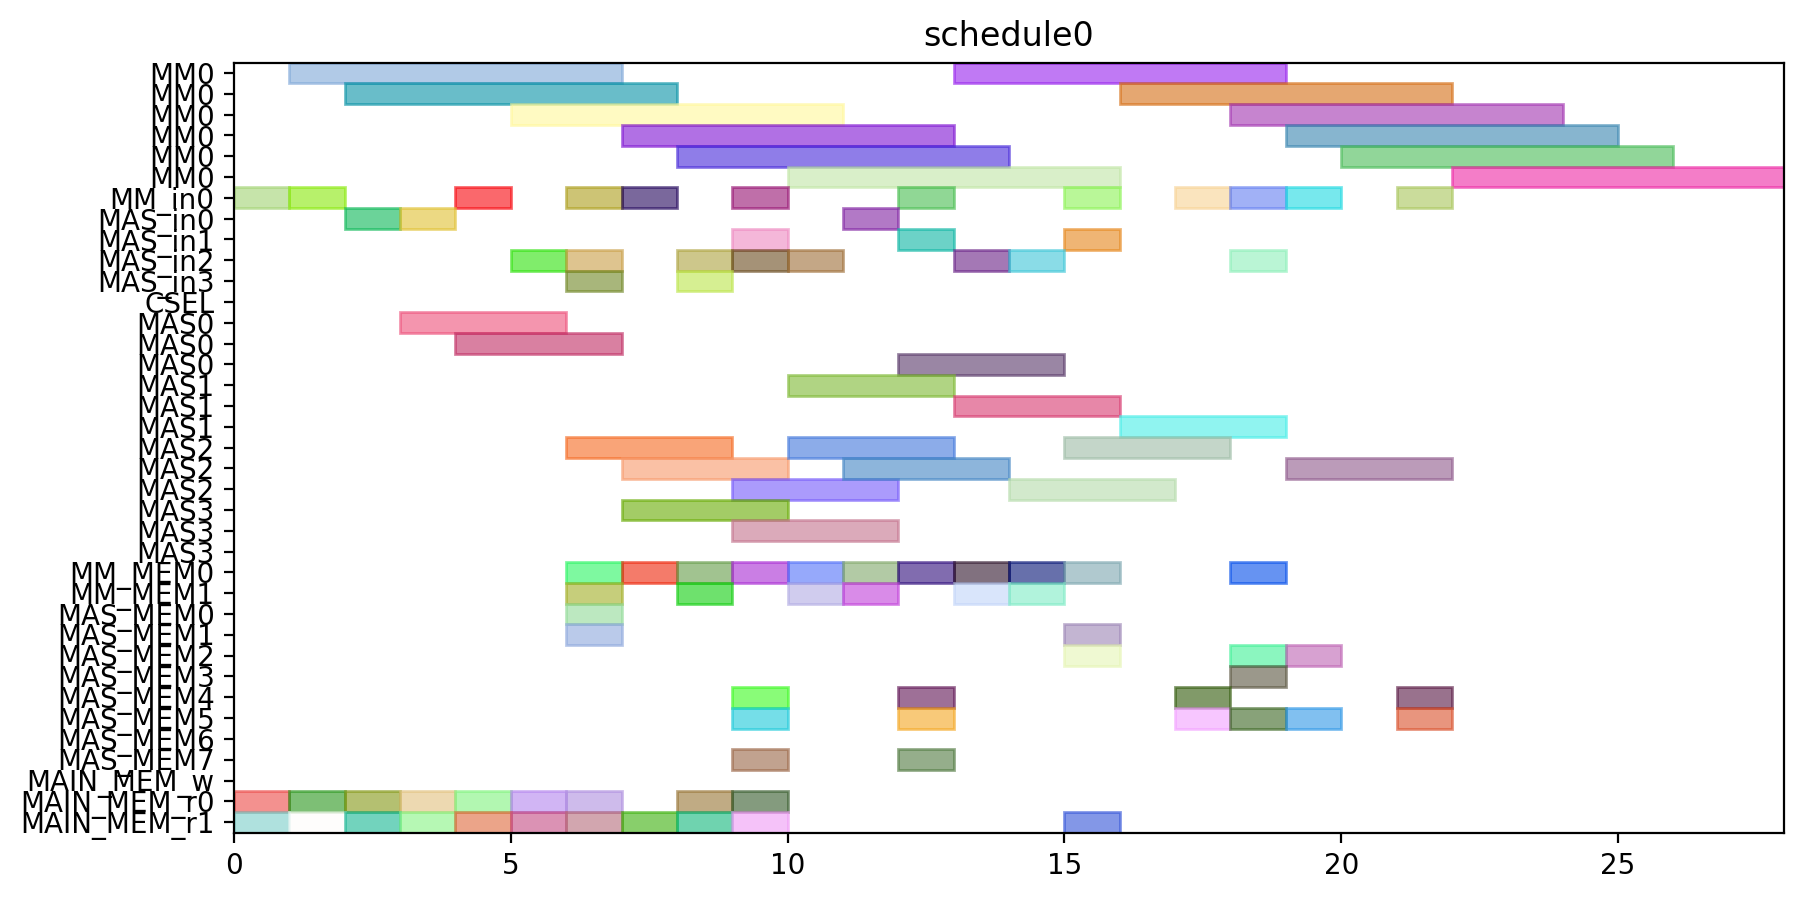

The Python source for this figure:
from pyschedule import Scenario, solvers, plotters, alt


def solve():
	horizon = 120
	S = Scenario("schedule0", horizon=horizon)

	# resource
	MM = S.Resources('MM', num=1, size=6)
	MM_in = S.Resources('MM_in', num=1)
	MAS_in = S.Resources('MAS_in', num=4)
	CSEL = S.Resource('CSEL')
	MAS = S.Resources('MAS', num=4, size=3, periods=range(1, horizon))
	MM_MEM = S.Resources('MM_MEM', num=2)
	MAS_MEM = S.Resources('MAS_MEM', num=8)
	MAIN_MEM_w = S.Resource('MAIN_MEM_w', size=1)
	MAIN_MEM_r = S.Resources('MAIN_MEM_r', num=2)

	# result of previous scheduling

	# new tasks
	t0 = S.Task('t0', length=6, delay_cost=1)
	t0 += alt(MM)
	t0_in = S.Task('t0_in', length=1, delay_cost=1)
	t0_in += alt(MM_in)
	S += t0_in*MM_in[0]<=t0*MM[0]
	t0_mem0 = S.Task('t0_mem0', length=1, delay_cost=1)
	t0_mem0 += MAIN_MEM_r[0]
	S += t0_mem0 <= t0

	t0_mem1 = S.Task('t0_mem1', length=1, delay_cost=1)
	t0_mem1 += MAIN_MEM_r[1]
	S += t0_mem1 <= t0

	t1 = S.Task('t1', length=6, delay_cost=1)
	t1 += alt(MM)
	t1_in = S.Task('t1_in', length=1, delay_cost=1)
	t1_in += alt(MM_in)
	S += t1_in*MM_in[0]<=t1*MM[0]
	t1_mem0 = S.Task('t1_mem0', length=1, delay_cost=1)
	t1_mem0 += MAIN_MEM_r[0]
	S += t1_mem0 <= t1

	t1_mem1 = S.Task('t1_mem1', length=1, delay_cost=1)
	t1_mem1 += MAIN_MEM_r[1]
	S += t1_mem1 <= t1

	t2 = S.Task('t2', length=6, delay_cost=1)
	t2 += alt(MM)
	t2_in = S.Task('t2_in', length=1, delay_cost=1)
	t2_in += alt(MM_in)
	S += t2_in*MM_in[0]<=t2*MM[0]
	t2_mem0 = S.Task('t2_mem0', length=1, delay_cost=1)
	t2_mem0 += MAIN_MEM_r[0]
	S += t2_mem0 <= t2

	t2_mem1 = S.Task('t2_mem1', length=1, delay_cost=1)
	t2_mem1 += MAIN_MEM_r[1]
	S += t2_mem1 <= t2

	t3 = S.Task('t3', length=3, delay_cost=1)
	t3 += alt(MAS)
	t3_in = S.Task('t3_in', length=1, delay_cost=1)
	t3_in += alt(MAS_in)
	S += t3_in*MAS_in[0]<=t3*MAS[0]

	S += t3_in*MAS_in[1]<=t3*MAS[1]

	S += t3_in*MAS_in[2]<=t3*MAS[2]

	S += t3_in*MAS_in[3]<=t3*MAS[3]

	t3_mem0 = S.Task('t3_mem0', length=1, delay_cost=1)
	t3_mem0 += MAIN_MEM_r[0]
	S += t3_mem0 <= t3

	t3_mem1 = S.Task('t3_mem1', length=1, delay_cost=1)
	t3_mem1 += MAIN_MEM_r[1]
	S += t3_mem1 <= t3

	t4 = S.Task('t4', length=3, delay_cost=1)
	t4 += alt(MAS)
	t4_in = S.Task('t4_in', length=1, delay_cost=1)
	t4_in += alt(MAS_in)
	S += t4_in*MAS_in[0]<=t4*MAS[0]

	S += t4_in*MAS_in[1]<=t4*MAS[1]

	S += t4_in*MAS_in[2]<=t4*MAS[2]

	S += t4_in*MAS_in[3]<=t4*MAS[3]

	t4_mem0 = S.Task('t4_mem0', length=1, delay_cost=1)
	t4_mem0 += MAIN_MEM_r[0]
	S += t4_mem0 <= t4

	t4_mem1 = S.Task('t4_mem1', length=1, delay_cost=1)
	t4_mem1 += MAIN_MEM_r[1]
	S += t4_mem1 <= t4

	t8 = S.Task('t8', length=3, delay_cost=1)
	t8 += alt(MAS)
	t8_in = S.Task('t8_in', length=1, delay_cost=1)
	t8_in += alt(MAS_in)
	S += t8_in*MAS_in[0]<=t8*MAS[0]

	S += t8_in*MAS_in[1]<=t8*MAS[1]

	S += t8_in*MAS_in[2]<=t8*MAS[2]

	S += t8_in*MAS_in[3]<=t8*MAS[3]

	t8_mem0 = S.Task('t8_mem0', length=1, delay_cost=1)
	t8_mem0 += MAIN_MEM_r[0]
	S += t8_mem0 <= t8

	t8_mem1 = S.Task('t8_mem1', length=1, delay_cost=1)
	t8_mem1 += MAIN_MEM_r[1]
	S += t8_mem1 <= t8

	t9 = S.Task('t9', length=3, delay_cost=1)
	t9 += alt(MAS)
	t9_in = S.Task('t9_in', length=1, delay_cost=1)
	t9_in += alt(MAS_in)
	S += t9_in*MAS_in[0]<=t9*MAS[0]

	S += t9_in*MAS_in[1]<=t9*MAS[1]

	S += t9_in*MAS_in[2]<=t9*MAS[2]

	S += t9_in*MAS_in[3]<=t9*MAS[3]

	t9_mem0 = S.Task('t9_mem0', length=1, delay_cost=1)
	t9_mem0 += MAIN_MEM_r[0]
	S += t9_mem0 <= t9

	t9_mem1 = S.Task('t9_mem1', length=1, delay_cost=1)
	t9_mem1 += MAIN_MEM_r[1]
	S += t9_mem1 <= t9

	t13 = S.Task('t13', length=3, delay_cost=1)
	t13 += alt(MAS)
	t13_in = S.Task('t13_in', length=1, delay_cost=1)
	t13_in += alt(MAS_in)
	S += t13_in*MAS_in[0]<=t13*MAS[0]

	S += t13_in*MAS_in[1]<=t13*MAS[1]

	S += t13_in*MAS_in[2]<=t13*MAS[2]

	S += t13_in*MAS_in[3]<=t13*MAS[3]

	t13_mem0 = S.Task('t13_mem0', length=1, delay_cost=1)
	t13_mem0 += MAIN_MEM_r[0]
	S += t13_mem0 <= t13

	t13_mem1 = S.Task('t13_mem1', length=1, delay_cost=1)
	t13_mem1 += MAIN_MEM_r[1]
	S += t13_mem1 <= t13

	t14 = S.Task('t14', length=3, delay_cost=1)
	t14 += alt(MAS)
	t14_in = S.Task('t14_in', length=1, delay_cost=1)
	t14_in += alt(MAS_in)
	S += t14_in*MAS_in[0]<=t14*MAS[0]

	S += t14_in*MAS_in[1]<=t14*MAS[1]

	S += t14_in*MAS_in[2]<=t14*MAS[2]

	S += t14_in*MAS_in[3]<=t14*MAS[3]

	t14_mem0 = S.Task('t14_mem0', length=1, delay_cost=1)
	t14_mem0 += MAIN_MEM_r[0]
	S += t14_mem0 <= t14

	t14_mem1 = S.Task('t14_mem1', length=1, delay_cost=1)
	t14_mem1 += MAIN_MEM_r[1]
	S += t14_mem1 <= t14

	t5 = S.Task('t5', length=6, delay_cost=1)
	t5 += alt(MM)
	t5_in = S.Task('t5_in', length=1, delay_cost=1)
	t5_in += alt(MM_in)
	S += t5_in*MM_in[0]<=t5*MM[0]
	t5_mem0 = S.Task('t5_mem0', length=1, delay_cost=1)
	t5_mem0 += alt(MAS_MEM)
	S += (t3*MAS[0])-1 < t5_mem0*MAS_MEM[0]
	S += (t3*MAS[1])-1 < t5_mem0*MAS_MEM[2]
	S += (t3*MAS[2])-1 < t5_mem0*MAS_MEM[4]
	S += (t3*MAS[3])-1 < t5_mem0*MAS_MEM[6]
	S += t5_mem0 <= t5

	t5_mem1 = S.Task('t5_mem1', length=1, delay_cost=1)
	t5_mem1 += alt(MAS_MEM)
	S += (t4*MAS[0])-1 < t5_mem1*MAS_MEM[1]
	S += (t4*MAS[1])-1 < t5_mem1*MAS_MEM[3]
	S += (t4*MAS[2])-1 < t5_mem1*MAS_MEM[5]
	S += (t4*MAS[3])-1 < t5_mem1*MAS_MEM[7]
	S += t5_mem1 <= t5

	t6 = S.Task('t6', length=3, delay_cost=1)
	t6 += alt(MAS)
	t6_in = S.Task('t6_in', length=1, delay_cost=1)
	t6_in += alt(MAS_in)
	S += t6_in*MAS_in[0]<=t6*MAS[0]

	S += t6_in*MAS_in[1]<=t6*MAS[1]

	S += t6_in*MAS_in[2]<=t6*MAS[2]

	S += t6_in*MAS_in[3]<=t6*MAS[3]

	t6_mem0 = S.Task('t6_mem0', length=1, delay_cost=1)
	t6_mem0 += alt(MM_MEM)
	S += (t0*MM[0])-1 < t6_mem0*MM_MEM[0]
	S += t6_mem0 <= t6

	t6_mem1 = S.Task('t6_mem1', length=1, delay_cost=1)
	t6_mem1 += alt(MM_MEM)
	S += (t1*MM[0])-1 < t6_mem1*MM_MEM[1]
	S += t6_mem1 <= t6

	t10 = S.Task('t10', length=6, delay_cost=1)
	t10 += alt(MM)
	t10_in = S.Task('t10_in', length=1, delay_cost=1)
	t10_in += alt(MM_in)
	S += t10_in*MM_in[0]<=t10*MM[0]
	t10_mem0 = S.Task('t10_mem0', length=1, delay_cost=1)
	t10_mem0 += alt(MAS_MEM)
	S += (t8*MAS[0])-1 < t10_mem0*MAS_MEM[0]
	S += (t8*MAS[1])-1 < t10_mem0*MAS_MEM[2]
	S += (t8*MAS[2])-1 < t10_mem0*MAS_MEM[4]
	S += (t8*MAS[3])-1 < t10_mem0*MAS_MEM[6]
	S += t10_mem0 <= t10

	t10_mem1 = S.Task('t10_mem1', length=1, delay_cost=1)
	t10_mem1 += alt(MAS_MEM)
	S += (t9*MAS[0])-1 < t10_mem1*MAS_MEM[1]
	S += (t9*MAS[1])-1 < t10_mem1*MAS_MEM[3]
	S += (t9*MAS[2])-1 < t10_mem1*MAS_MEM[5]
	S += (t9*MAS[3])-1 < t10_mem1*MAS_MEM[7]
	S += t10_mem1 <= t10

	t11 = S.Task('t11', length=3, delay_cost=1)
	t11 += alt(MAS)
	t11_in = S.Task('t11_in', length=1, delay_cost=1)
	t11_in += alt(MAS_in)
	S += t11_in*MAS_in[0]<=t11*MAS[0]

	S += t11_in*MAS_in[1]<=t11*MAS[1]

	S += t11_in*MAS_in[2]<=t11*MAS[2]

	S += t11_in*MAS_in[3]<=t11*MAS[3]

	t11_mem0 = S.Task('t11_mem0', length=1, delay_cost=1)
	t11_mem0 += alt(MM_MEM)
	S += (t1*MM[0])-1 < t11_mem0*MM_MEM[0]
	S += t11_mem0 <= t11

	t11_mem1 = S.Task('t11_mem1', length=1, delay_cost=1)
	t11_mem1 += alt(MM_MEM)
	S += (t2*MM[0])-1 < t11_mem1*MM_MEM[1]
	S += t11_mem1 <= t11

	t15 = S.Task('t15', length=6, delay_cost=1)
	t15 += alt(MM)
	t15_in = S.Task('t15_in', length=1, delay_cost=1)
	t15_in += alt(MM_in)
	S += t15_in*MM_in[0]<=t15*MM[0]
	t15_mem0 = S.Task('t15_mem0', length=1, delay_cost=1)
	t15_mem0 += alt(MAS_MEM)
	S += (t13*MAS[0])-1 < t15_mem0*MAS_MEM[0]
	S += (t13*MAS[1])-1 < t15_mem0*MAS_MEM[2]
	S += (t13*MAS[2])-1 < t15_mem0*MAS_MEM[4]
	S += (t13*MAS[3])-1 < t15_mem0*MAS_MEM[6]
	S += t15_mem0 <= t15

	t15_mem1 = S.Task('t15_mem1', length=1, delay_cost=1)
	t15_mem1 += alt(MAS_MEM)
	S += (t14*MAS[0])-1 < t15_mem1*MAS_MEM[1]
	S += (t14*MAS[1])-1 < t15_mem1*MAS_MEM[3]
	S += (t14*MAS[2])-1 < t15_mem1*MAS_MEM[5]
	S += (t14*MAS[3])-1 < t15_mem1*MAS_MEM[7]
	S += t15_mem1 <= t15

	t16 = S.Task('t16', length=3, delay_cost=1)
	t16 += alt(MAS)
	t16_in = S.Task('t16_in', length=1, delay_cost=1)
	t16_in += alt(MAS_in)
	S += t16_in*MAS_in[0]<=t16*MAS[0]

	S += t16_in*MAS_in[1]<=t16*MAS[1]

	S += t16_in*MAS_in[2]<=t16*MAS[2]

	S += t16_in*MAS_in[3]<=t16*MAS[3]

	t16_mem0 = S.Task('t16_mem0', length=1, delay_cost=1)
	t16_mem0 += alt(MM_MEM)
	S += (t0*MM[0])-1 < t16_mem0*MM_MEM[0]
	S += t16_mem0 <= t16

	t16_mem1 = S.Task('t16_mem1', length=1, delay_cost=1)
	t16_mem1 += alt(MM_MEM)
	S += (t2*MM[0])-1 < t16_mem1*MM_MEM[1]
	S += t16_mem1 <= t16

	t18 = S.Task('t18', length=3, delay_cost=1)
	t18 += alt(MAS)
	t18_in = S.Task('t18_in', length=1, delay_cost=1)
	t18_in += alt(MAS_in)
	S += t18_in*MAS_in[0]<=t18*MAS[0]

	S += t18_in*MAS_in[1]<=t18*MAS[1]

	S += t18_in*MAS_in[2]<=t18*MAS[2]

	S += t18_in*MAS_in[3]<=t18*MAS[3]

	t18_mem0 = S.Task('t18_mem0', length=1, delay_cost=1)
	t18_mem0 += alt(MM_MEM)
	S += (t0*MM[0])-1 < t18_mem0*MM_MEM[0]
	S += t18_mem0 <= t18

	t18_mem1 = S.Task('t18_mem1', length=1, delay_cost=1)
	t18_mem1 += alt(MM_MEM)
	S += (t0*MM[0])-1 < t18_mem1*MM_MEM[1]
	S += t18_mem1 <= t18

	t20 = S.Task('t20', length=6, delay_cost=1)
	t20 += alt(MM)
	t20_in = S.Task('t20_in', length=1, delay_cost=1)
	t20_in += alt(MM_in)
	S += t20_in*MM_in[0]<=t20*MM[0]
	t20_mem0 = S.Task('t20_mem0', length=1, delay_cost=1)
	t20_mem0 += alt(MM_MEM)
	S += (t2*MM[0])-1 < t20_mem0*MM_MEM[0]
	S += t20_mem0 <= t20

	t20_mem1 = S.Task('t20_mem1', length=1, delay_cost=1)
	t20_mem1 += MAIN_MEM_r[1]
	S += t20_mem1 <= t20

	t7 = S.Task('t7', length=3, delay_cost=1)
	t7 += alt(MAS)
	t7_in = S.Task('t7_in', length=1, delay_cost=1)
	t7_in += alt(MAS_in)
	S += t7_in*MAS_in[0]<=t7*MAS[0]

	S += t7_in*MAS_in[1]<=t7*MAS[1]

	S += t7_in*MAS_in[2]<=t7*MAS[2]

	S += t7_in*MAS_in[3]<=t7*MAS[3]

	t7_mem0 = S.Task('t7_mem0', length=1, delay_cost=1)
	t7_mem0 += alt(MM_MEM)
	S += (t5*MM[0])-1 < t7_mem0*MM_MEM[0]
	S += t7_mem0 <= t7

	t7_mem1 = S.Task('t7_mem1', length=1, delay_cost=1)
	t7_mem1 += alt(MAS_MEM)
	S += (t6*MAS[0])-1 < t7_mem1*MAS_MEM[1]
	S += (t6*MAS[1])-1 < t7_mem1*MAS_MEM[3]
	S += (t6*MAS[2])-1 < t7_mem1*MAS_MEM[5]
	S += (t6*MAS[3])-1 < t7_mem1*MAS_MEM[7]
	S += t7_mem1 <= t7

	t12 = S.Task('t12', length=3, delay_cost=1)
	t12 += alt(MAS)
	t12_in = S.Task('t12_in', length=1, delay_cost=1)
	t12_in += alt(MAS_in)
	S += t12_in*MAS_in[0]<=t12*MAS[0]

	S += t12_in*MAS_in[1]<=t12*MAS[1]

	S += t12_in*MAS_in[2]<=t12*MAS[2]

	S += t12_in*MAS_in[3]<=t12*MAS[3]

	t12_mem0 = S.Task('t12_mem0', length=1, delay_cost=1)
	t12_mem0 += alt(MM_MEM)
	S += (t10*MM[0])-1 < t12_mem0*MM_MEM[0]
	S += t12_mem0 <= t12

	t12_mem1 = S.Task('t12_mem1', length=1, delay_cost=1)
	t12_mem1 += alt(MAS_MEM)
	S += (t11*MAS[0])-1 < t12_mem1*MAS_MEM[1]
	S += (t11*MAS[1])-1 < t12_mem1*MAS_MEM[3]
	S += (t11*MAS[2])-1 < t12_mem1*MAS_MEM[5]
	S += (t11*MAS[3])-1 < t12_mem1*MAS_MEM[7]
	S += t12_mem1 <= t12

	t17 = S.Task('t17', length=3, delay_cost=1)
	t17 += alt(MAS)
	t17_in = S.Task('t17_in', length=1, delay_cost=1)
	t17_in += alt(MAS_in)
	S += t17_in*MAS_in[0]<=t17*MAS[0]

	S += t17_in*MAS_in[1]<=t17*MAS[1]

	S += t17_in*MAS_in[2]<=t17*MAS[2]

	S += t17_in*MAS_in[3]<=t17*MAS[3]

	t17_mem0 = S.Task('t17_mem0', length=1, delay_cost=1)
	t17_mem0 += alt(MM_MEM)
	S += (t15*MM[0])-1 < t17_mem0*MM_MEM[0]
	S += t17_mem0 <= t17

	t17_mem1 = S.Task('t17_mem1', length=1, delay_cost=1)
	t17_mem1 += alt(MAS_MEM)
	S += (t16*MAS[0])-1 < t17_mem1*MAS_MEM[1]
	S += (t16*MAS[1])-1 < t17_mem1*MAS_MEM[3]
	S += (t16*MAS[2])-1 < t17_mem1*MAS_MEM[5]
	S += (t16*MAS[3])-1 < t17_mem1*MAS_MEM[7]
	S += t17_mem1 <= t17

	t19 = S.Task('t19', length=3, delay_cost=1)
	t19 += alt(MAS)
	t19_in = S.Task('t19_in', length=1, delay_cost=1)
	t19_in += alt(MAS_in)
	S += t19_in*MAS_in[0]<=t19*MAS[0]

	S += t19_in*MAS_in[1]<=t19*MAS[1]

	S += t19_in*MAS_in[2]<=t19*MAS[2]

	S += t19_in*MAS_in[3]<=t19*MAS[3]

	t19_mem0 = S.Task('t19_mem0', length=1, delay_cost=1)
	t19_mem0 += alt(MM_MEM)
	S += (t0*MM[0])-1 < t19_mem0*MM_MEM[0]
	S += t19_mem0 <= t19

	t19_mem1 = S.Task('t19_mem1', length=1, delay_cost=1)
	t19_mem1 += alt(MAS_MEM)
	S += (t18*MAS[0])-1 < t19_mem1*MAS_MEM[1]
	S += (t18*MAS[1])-1 < t19_mem1*MAS_MEM[3]
	S += (t18*MAS[2])-1 < t19_mem1*MAS_MEM[5]
	S += (t18*MAS[3])-1 < t19_mem1*MAS_MEM[7]
	S += t19_mem1 <= t19

	t21 = S.Task('t21', length=3, delay_cost=1)
	t21 += alt(MAS)
	t21_in = S.Task('t21_in', length=1, delay_cost=1)
	t21_in += alt(MAS_in)
	S += t21_in*MAS_in[0]<=t21*MAS[0]

	S += t21_in*MAS_in[1]<=t21*MAS[1]

	S += t21_in*MAS_in[2]<=t21*MAS[2]

	S += t21_in*MAS_in[3]<=t21*MAS[3]

	t21_mem0 = S.Task('t21_mem0', length=1, delay_cost=1)
	t21_mem0 += alt(MM_MEM)
	S += (t1*MM[0])-1 < t21_mem0*MM_MEM[0]
	S += t21_mem0 <= t21

	t21_mem1 = S.Task('t21_mem1', length=1, delay_cost=1)
	t21_mem1 += alt(MM_MEM)
	S += (t20*MM[0])-1 < t21_mem1*MM_MEM[1]
	S += t21_mem1 <= t21

	t22 = S.Task('t22', length=3, delay_cost=1)
	t22 += alt(MAS)
	t22_in = S.Task('t22_in', length=1, delay_cost=1)
	t22_in += alt(MAS_in)
	S += t22_in*MAS_in[0]<=t22*MAS[0]

	S += t22_in*MAS_in[1]<=t22*MAS[1]

	S += t22_in*MAS_in[2]<=t22*MAS[2]

	S += t22_in*MAS_in[3]<=t22*MAS[3]

	t22_mem0 = S.Task('t22_mem0', length=1, delay_cost=1)
	t22_mem0 += alt(MM_MEM)
	S += (t1*MM[0])-1 < t22_mem0*MM_MEM[0]
	S += t22_mem0 <= t22

	t22_mem1 = S.Task('t22_mem1', length=1, delay_cost=1)
	t22_mem1 += alt(MM_MEM)
	S += (t20*MM[0])-1 < t22_mem1*MM_MEM[1]
	S += t22_mem1 <= t22

	t23 = S.Task('t23', length=6, delay_cost=1)
	t23 += alt(MM)
	t23_in = S.Task('t23_in', length=1, delay_cost=1)
	t23_in += alt(MM_in)
	S += t23_in*MM_in[0]<=t23*MM[0]
	t23_mem0 = S.Task('t23_mem0', length=1, delay_cost=1)
	t23_mem0 += alt(MAS_MEM)
	S += (t17*MAS[0])-1 < t23_mem0*MAS_MEM[0]
	S += (t17*MAS[1])-1 < t23_mem0*MAS_MEM[2]
	S += (t17*MAS[2])-1 < t23_mem0*MAS_MEM[4]
	S += (t17*MAS[3])-1 < t23_mem0*MAS_MEM[6]
	S += t23_mem0 <= t23

	t23_mem1 = S.Task('t23_mem1', length=1, delay_cost=1)
	t23_mem1 += MAIN_MEM_r[1]
	S += t23_mem1 <= t23

	t25 = S.Task('t25', length=6, delay_cost=1)
	t25 += alt(MM)
	t25_in = S.Task('t25_in', length=1, delay_cost=1)
	t25_in += alt(MM_in)
	S += t25_in*MM_in[0]<=t25*MM[0]
	t25_mem0 = S.Task('t25_mem0', length=1, delay_cost=1)
	t25_mem0 += alt(MAS_MEM)
	S += (t7*MAS[0])-1 < t25_mem0*MAS_MEM[0]
	S += (t7*MAS[1])-1 < t25_mem0*MAS_MEM[2]
	S += (t7*MAS[2])-1 < t25_mem0*MAS_MEM[4]
	S += (t7*MAS[3])-1 < t25_mem0*MAS_MEM[6]
	S += t25_mem0 <= t25

	t25_mem1 = S.Task('t25_mem1', length=1, delay_cost=1)
	t25_mem1 += alt(MAS_MEM)
	S += (t22*MAS[0])-1 < t25_mem1*MAS_MEM[1]
	S += (t22*MAS[1])-1 < t25_mem1*MAS_MEM[3]
	S += (t22*MAS[2])-1 < t25_mem1*MAS_MEM[5]
	S += (t22*MAS[3])-1 < t25_mem1*MAS_MEM[7]
	S += t25_mem1 <= t25

	t27 = S.Task('t27', length=6, delay_cost=1)
	t27 += alt(MM)
	t27_in = S.Task('t27_in', length=1, delay_cost=1)
	t27_in += alt(MM_in)
	S += t27_in*MM_in[0]<=t27*MM[0]
	t27_mem0 = S.Task('t27_mem0', length=1, delay_cost=1)
	t27_mem0 += alt(MAS_MEM)
	S += (t22*MAS[0])-1 < t27_mem0*MAS_MEM[0]
	S += (t22*MAS[1])-1 < t27_mem0*MAS_MEM[2]
	S += (t22*MAS[2])-1 < t27_mem0*MAS_MEM[4]
	S += (t22*MAS[3])-1 < t27_mem0*MAS_MEM[6]
	S += t27_mem0 <= t27

	t27_mem1 = S.Task('t27_mem1', length=1, delay_cost=1)
	t27_mem1 += alt(MAS_MEM)
	S += (t21*MAS[0])-1 < t27_mem1*MAS_MEM[1]
	S += (t21*MAS[1])-1 < t27_mem1*MAS_MEM[3]
	S += (t21*MAS[2])-1 < t27_mem1*MAS_MEM[5]
	S += (t21*MAS[3])-1 < t27_mem1*MAS_MEM[7]
	S += t27_mem1 <= t27

	t28 = S.Task('t28', length=6, delay_cost=1)
	t28 += alt(MM)
	t28_in = S.Task('t28_in', length=1, delay_cost=1)
	t28_in += alt(MM_in)
	S += t28_in*MM_in[0]<=t28*MM[0]
	t28_mem0 = S.Task('t28_mem0', length=1, delay_cost=1)
	t28_mem0 += alt(MAS_MEM)
	S += (t19*MAS[0])-1 < t28_mem0*MAS_MEM[0]
	S += (t19*MAS[1])-1 < t28_mem0*MAS_MEM[2]
	S += (t19*MAS[2])-1 < t28_mem0*MAS_MEM[4]
	S += (t19*MAS[3])-1 < t28_mem0*MAS_MEM[6]
	S += t28_mem0 <= t28

	t28_mem1 = S.Task('t28_mem1', length=1, delay_cost=1)
	t28_mem1 += alt(MAS_MEM)
	S += (t7*MAS[0])-1 < t28_mem1*MAS_MEM[1]
	S += (t7*MAS[1])-1 < t28_mem1*MAS_MEM[3]
	S += (t7*MAS[2])-1 < t28_mem1*MAS_MEM[5]
	S += (t7*MAS[3])-1 < t28_mem1*MAS_MEM[7]
	S += t28_mem1 <= t28

	t29 = S.Task('t29', length=6, delay_cost=1)
	t29 += alt(MM)
	t29_in = S.Task('t29_in', length=1, delay_cost=1)
	t29_in += alt(MM_in)
	S += t29_in*MM_in[0]<=t29*MM[0]
	t29_mem0 = S.Task('t29_mem0', length=1, delay_cost=1)
	t29_mem0 += alt(MAS_MEM)
	S += (t21*MAS[0])-1 < t29_mem0*MAS_MEM[0]
	S += (t21*MAS[1])-1 < t29_mem0*MAS_MEM[2]
	S += (t21*MAS[2])-1 < t29_mem0*MAS_MEM[4]
	S += (t21*MAS[3])-1 < t29_mem0*MAS_MEM[6]
	S += t29_mem0 <= t29

	t29_mem1 = S.Task('t29_mem1', length=1, delay_cost=1)
	t29_mem1 += alt(MAS_MEM)
	S += (t12*MAS[0])-1 < t29_mem1*MAS_MEM[1]
	S += (t12*MAS[1])-1 < t29_mem1*MAS_MEM[3]
	S += (t12*MAS[2])-1 < t29_mem1*MAS_MEM[5]
	S += (t12*MAS[3])-1 < t29_mem1*MAS_MEM[7]
	S += t29_mem1 <= t29

	solvers.mip.solve(S,msg=1,kind='CPLEX',ratio_gap=1.01)

	solution = [['hoge']*len(S.solution()[1]) for i in range(len(S.solution()))]
	for i in range(len(S.solution())):
		for j in range(len(S.solution()[i])):
			solution[i][j]=str(S.solution()[i][j])
	print(solution)

	cycles = int(solution[-1][3])

	pic_file_name = "/home/mfukuda/ABE/multiRAM_multiMAS_16mux/scheduling_result/stage6MM1_stage3MAS4/EP_ADD_A_0/schedule0.png"
	if(S.solution() != []):
		plotters.matplotlib.plot(S,img_filename=pic_file_name, show_task_labels=False, fig_size=(cycles*0.25+3, 5))

	return solution
